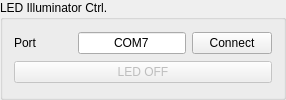
             <widget class="QGroupBox" name="groupBox_8">
              <property name="maximumSize">
               <size>
                <width>16777215</width>
                <height>185</height>
               </size>
              </property>
              <property name="title">
               <string>LED Illuminator Ctrl.</string>
              </property>
              <layout class="QVBoxLayout" name="verticalLayout_12">
               <item>
                <layout class="QHBoxLayout" name="horizontalLayout_32">
                 <item>
                  <widget class="QLabel" name="label_22">
                   <property name="minimumSize">
                    <size>
                     <width>58</width>
                     <height>0</height>
                    </size>
                   </property>
                   <property name="text">
                    <string>Port</string>
                   </property>
                  </widget>
                 </item>
                 <item>
                  <widget class="QLineEdit" name="lineEdit_ledport">
                   <property name="text">
                    <string>COM7</string>
                   </property>
                   <property name="alignment">
                    <set>Qt::AlignCenter</set>
                   </property>
                  </widget>
                 </item>
                 <item>
                  <widget class="QPushButton" name="btn_ledconn">
                   <property name="text">
                    <string>Connect</string>
                   </property>
                  </widget>
                 </item>
                </layout>
               </item>
               <item>
                <widget class="QPushButton" name="btn_LED_toggle">
                 <property name="enabled">
                  <bool>false</bool>
                 </property>
                 <property name="styleSheet">
                  <string notr="true">QPushButton:checked {
    background-color: #4CAF50;
    color: white;
}</string>
                 </property>
                 <property name="text">
                  <string>LED OFF</string>
                 </property>
                 <property name="checkable">
                  <bool>true</bool>
                 </property>
                </widget>
               </item>
              </layout>
             </widget>
